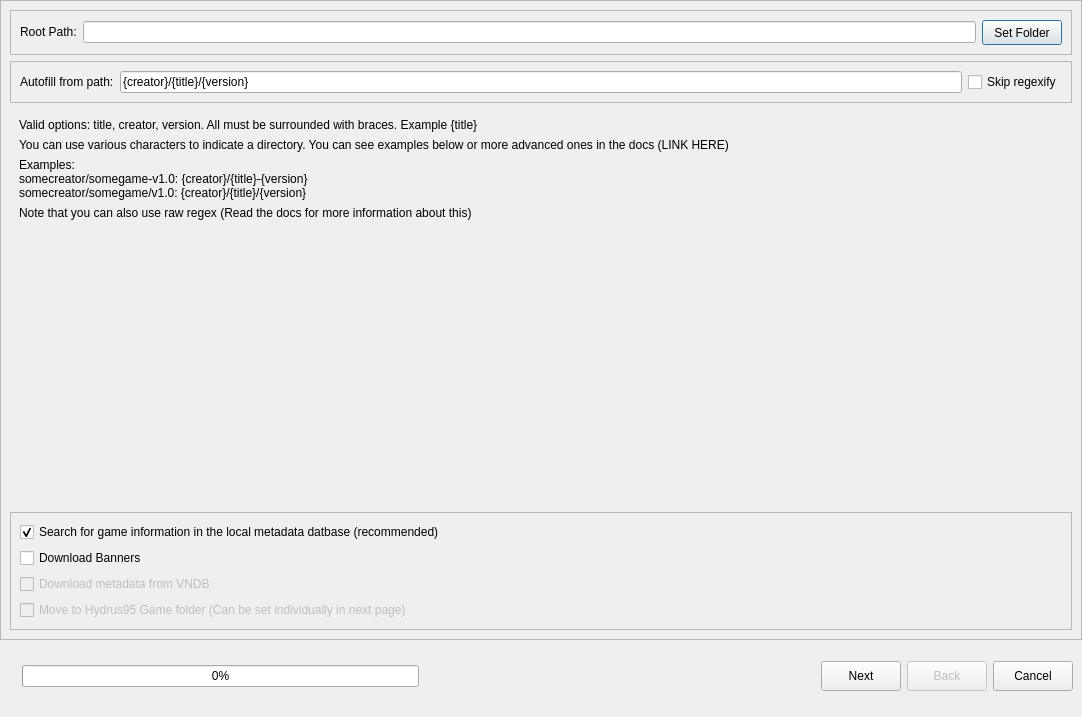
<?xml version="1.0" encoding="UTF-8"?>
<ui version="4.0">
 <class>batchImportDialog</class>
 <widget class="QDialog" name="batchImportDialog">
  <property name="geometry">
   <rect>
    <x>0</x>
    <y>0</y>
    <width>1082</width>
    <height>717</height>
   </rect>
  </property>
  <property name="sizePolicy">
   <sizepolicy hsizetype="Minimum" vsizetype="Minimum">
    <horstretch>0</horstretch>
    <verstretch>0</verstretch>
   </sizepolicy>
  </property>
  <property name="windowTitle">
   <string>Import Games Wizard</string>
  </property>
  <property name="styleSheet">
   <string notr="true"/>
  </property>
  <layout class="QVBoxLayout" name="verticalLayout">
   <property name="leftMargin">
    <number>0</number>
   </property>
   <property name="topMargin">
    <number>0</number>
   </property>
   <property name="rightMargin">
    <number>0</number>
   </property>
   <item>
    <widget class="QStackedWidget" name="swImportGames">
     <property name="sizePolicy">
      <sizepolicy hsizetype="Preferred" vsizetype="Preferred">
       <horstretch>0</horstretch>
       <verstretch>0</verstretch>
      </sizepolicy>
     </property>
     <widget class="QWidget" name="page_1">
      <layout class="QVBoxLayout" name="verticalLayout_6">
       <property name="leftMargin">
        <number>0</number>
       </property>
       <property name="topMargin">
        <number>0</number>
       </property>
       <property name="rightMargin">
        <number>0</number>
       </property>
       <property name="bottomMargin">
        <number>0</number>
       </property>
       <item>
        <widget class="QFrame" name="frame_2">
         <property name="frameShape">
          <enum>QFrame::StyledPanel</enum>
         </property>
         <property name="frameShadow">
          <enum>QFrame::Raised</enum>
         </property>
         <layout class="QVBoxLayout" name="verticalLayout_5">
          <item>
           <widget class="QFrame" name="frame">
            <property name="frameShape">
             <enum>QFrame::StyledPanel</enum>
            </property>
            <property name="frameShadow">
             <enum>QFrame::Raised</enum>
            </property>
            <layout class="QHBoxLayout" name="horizontalLayout">
             <item>
              <widget class="QLabel" name="label_3">
               <property name="sizePolicy">
                <sizepolicy hsizetype="Preferred" vsizetype="Maximum">
                 <horstretch>0</horstretch>
                 <verstretch>0</verstretch>
                </sizepolicy>
               </property>
               <property name="text">
                <string>Root Path:</string>
               </property>
              </widget>
             </item>
             <item>
              <widget class="QLineEdit" name="tbPath"/>
             </item>
             <item>
              <widget class="QPushButton" name="btnSetFolder">
               <property name="sizePolicy">
                <sizepolicy hsizetype="Minimum" vsizetype="Maximum">
                 <horstretch>0</horstretch>
                 <verstretch>0</verstretch>
                </sizepolicy>
               </property>
               <property name="minimumSize">
                <size>
                 <width>75</width>
                 <height>25</height>
                </size>
               </property>
               <property name="text">
                <string>Set Folder</string>
               </property>
              </widget>
             </item>
            </layout>
           </widget>
          </item>
          <item>
           <widget class="QFrame" name="frame_3">
            <property name="frameShape">
             <enum>QFrame::StyledPanel</enum>
            </property>
            <property name="frameShadow">
             <enum>QFrame::Raised</enum>
            </property>
            <layout class="QHBoxLayout" name="horizontalLayout_2">
             <item>
              <widget class="QLabel" name="label">
               <property name="text">
                <string>Autofill from path:</string>
               </property>
              </widget>
             </item>
             <item>
              <widget class="QLineEdit" name="tbFormat">
               <property name="text">
                <string>{creator}/{title}/{version}</string>
               </property>
              </widget>
             </item>
             <item>
              <widget class="QCheckBox" name="useRegex">
               <property name="text">
                <string>Skip regexify</string>
               </property>
              </widget>
             </item>
            </layout>
           </widget>
          </item>
          <item>
           <widget class="QFrame" name="helpText">
            <property name="frameShape">
             <enum>QFrame::NoFrame</enum>
            </property>
            <property name="frameShadow">
             <enum>QFrame::Plain</enum>
            </property>
            <layout class="QVBoxLayout" name="verticalLayout_4">
             <item>
              <widget class="QLabel" name="label_4">
               <property name="text">
                <string>Valid options: title, creator, version. All must be surrounded with braces. Example {title}</string>
               </property>
              </widget>
             </item>
             <item>
              <widget class="QLabel" name="label_7">
               <property name="text">
                <string>You can use various characters to indicate a directory. You can see examples below or more advanced ones in the docs (LINK HERE)</string>
               </property>
              </widget>
             </item>
             <item>
              <widget class="QLabel" name="label_8">
               <property name="text">
                <string>Examples:
somecreator/somegame-v1.0: {creator}/{title}-{version}
somecreator/somegame/v1.0: {creator}/{title}/{version}</string>
               </property>
              </widget>
             </item>
             <item>
              <widget class="QLabel" name="label_6">
               <property name="text">
                <string>Note that you can also use raw regex (Read the docs for more information about this)</string>
               </property>
              </widget>
             </item>
            </layout>
           </widget>
          </item>
          <item>
           <spacer name="verticalSpacer">
            <property name="orientation">
             <enum>Qt::Vertical</enum>
            </property>
            <property name="sizeHint" stdset="0">
             <size>
              <width>20</width>
              <height>40</height>
             </size>
            </property>
           </spacer>
          </item>
          <item>
           <widget class="QFrame" name="flags">
            <property name="frameShape">
             <enum>QFrame::StyledPanel</enum>
            </property>
            <property name="frameShadow">
             <enum>QFrame::Raised</enum>
            </property>
            <layout class="QVBoxLayout" name="verticalLayout_3">
             <item>
              <widget class="QCheckBox" name="cbCheckLocal">
               <property name="text">
                <string>Search for game information in the local metadata datbase (recommended)</string>
               </property>
               <property name="checked">
                <bool>true</bool>
               </property>
              </widget>
             </item>
             <item>
              <widget class="QCheckBox" name="cbDownloadBanners">
               <property name="enabled">
                <bool>true</bool>
               </property>
               <property name="text">
                <string>Download Banners</string>
               </property>
               <property name="checked">
                <bool>false</bool>
               </property>
              </widget>
             </item>
             <item>
              <widget class="QCheckBox" name="checkBox_3">
               <property name="enabled">
                <bool>false</bool>
               </property>
               <property name="text">
                <string>Download metadata from VNDB</string>
               </property>
              </widget>
             </item>
             <item>
              <widget class="QCheckBox" name="moveImported">
               <property name="enabled">
                <bool>false</bool>
               </property>
               <property name="text">
                <string>Move to Hydrus95 Game folder (Can be set individually in next page)</string>
               </property>
              </widget>
             </item>
            </layout>
           </widget>
          </item>
         </layout>
        </widget>
       </item>
      </layout>
     </widget>
     <widget class="QWidget" name="page_2">
      <layout class="QVBoxLayout" name="verticalLayout_2">
       <property name="leftMargin">
        <number>0</number>
       </property>
       <property name="topMargin">
        <number>0</number>
       </property>
       <property name="rightMargin">
        <number>0</number>
       </property>
       <property name="bottomMargin">
        <number>0</number>
       </property>
       <item>
        <widget class="QFrame" name="frame_5">
         <property name="frameShape">
          <enum>QFrame::StyledPanel</enum>
         </property>
         <property name="frameShadow">
          <enum>QFrame::Raised</enum>
         </property>
         <layout class="QVBoxLayout" name="verticalLayout_7">
          <property name="leftMargin">
           <number>9</number>
          </property>
          <property name="topMargin">
           <number>9</number>
          </property>
          <property name="rightMargin">
           <number>9</number>
          </property>
          <property name="bottomMargin">
           <number>9</number>
          </property>
          <item>
           <widget class="QLabel" name="label_2">
            <property name="font">
             <font>
              <pointsize>14</pointsize>
             </font>
            </property>
            <property name="text">
             <string>Ready to Import</string>
            </property>
           </widget>
          </item>
          <item>
           <widget class="QLabel" name="label_5">
            <property name="text">
             <string>This wizard is ready to import the games below. Please review the list to confirm that the correct games will be imported,and make any necessary changes. Change the game names in the Name column or remove items with the Delete key
Hover over the column headers for help text</string>
            </property>
            <property name="wordWrap">
             <bool>true</bool>
            </property>
           </widget>
          </item>
          <item>
           <widget class="QTableView" name="twGames">
            <property name="alternatingRowColors">
             <bool>true</bool>
            </property>
           </widget>
          </item>
         </layout>
        </widget>
       </item>
      </layout>
     </widget>
    </widget>
   </item>
   <item>
    <widget class="QWidget" name="widget" native="true">
     <property name="sizePolicy">
      <sizepolicy hsizetype="Preferred" vsizetype="Maximum">
       <horstretch>0</horstretch>
       <verstretch>0</verstretch>
      </sizepolicy>
     </property>
     <property name="minimumSize">
      <size>
       <width>0</width>
       <height>60</height>
      </size>
     </property>
     <property name="maximumSize">
      <size>
       <width>16777215</width>
       <height>60</height>
      </size>
     </property>
     <layout class="QHBoxLayout" name="horizontalLayout_3">
      <item>
       <widget class="QLabel" name="statusLabel">
        <property name="text">
         <string/>
        </property>
       </widget>
      </item>
      <item>
       <widget class="QProgressBar" name="progressBar">
        <property name="enabled">
         <bool>true</bool>
        </property>
        <property name="value">
         <number>0</number>
        </property>
       </widget>
      </item>
      <item>
       <spacer name="horizontalSpacer">
        <property name="orientation">
         <enum>Qt::Horizontal</enum>
        </property>
        <property name="sizeHint" stdset="0">
         <size>
          <width>40</width>
          <height>20</height>
         </size>
        </property>
       </spacer>
      </item>
      <item>
       <widget class="QPushButton" name="btnNext">
        <property name="minimumSize">
         <size>
          <width>75</width>
          <height>30</height>
         </size>
        </property>
        <property name="text">
         <string>Next</string>
        </property>
       </widget>
      </item>
      <item>
       <widget class="QPushButton" name="btnBack">
        <property name="enabled">
         <bool>false</bool>
        </property>
        <property name="minimumSize">
         <size>
          <width>75</width>
          <height>30</height>
         </size>
        </property>
        <property name="text">
         <string>Back</string>
        </property>
       </widget>
      </item>
      <item>
       <widget class="QPushButton" name="btnCancel">
        <property name="minimumSize">
         <size>
          <width>75</width>
          <height>30</height>
         </size>
        </property>
        <property name="text">
         <string>Cancel</string>
        </property>
       </widget>
      </item>
     </layout>
    </widget>
   </item>
  </layout>
 </widget>
 <resources/>
 <connections/>
</ui>
